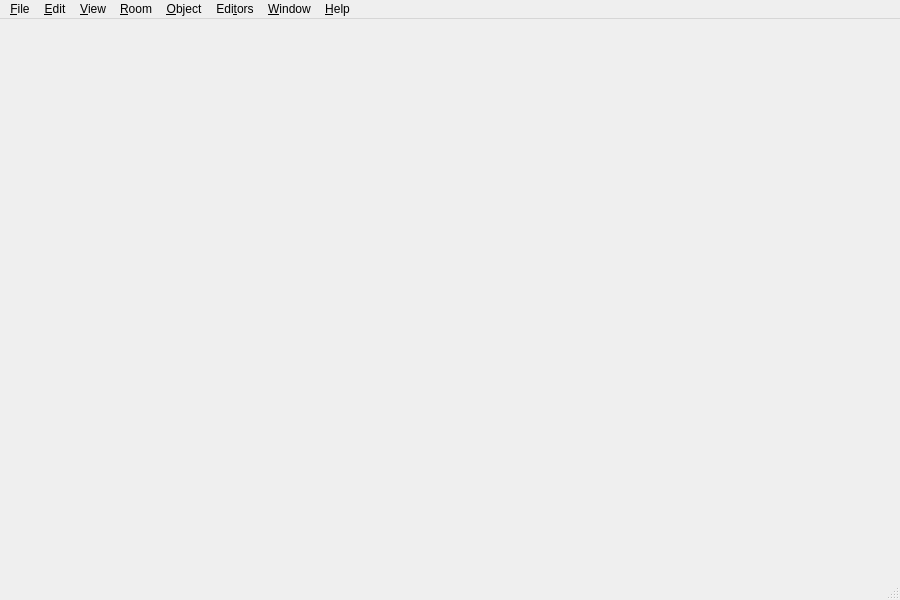
<?xml version="1.0" encoding="UTF-8"?>
<ui version="4.0">
 <class>MainWindow</class>
 <widget class="QMainWindow" name="MainWindow">
  <property name="geometry">
   <rect>
    <x>0</x>
    <y>0</y>
    <width>900</width>
    <height>600</height>
   </rect>
  </property>
  <property name="windowTitle">
   <string>MainWindow</string>
  </property>
  <widget class="QWidget" name="centralwidget"/>
  <widget class="QMenuBar" name="menubar">
   <property name="geometry">
    <rect>
     <x>0</x>
     <y>0</y>
     <width>900</width>
     <height>22</height>
    </rect>
   </property>
   <widget class="QMenu" name="menuFile">
    <property name="title">
     <string>&amp;File</string>
    </property>
    <addaction name="ID_FILE_NEW"/>
    <addaction name="ID_FILE_OPEN"/>
    <addaction name="ID_FILE_SAVE"/>
    <addaction name="ID_FILE_SAVE_AS"/>
    <addaction name="separator"/>
    <addaction name="ID_FILE_LEVEL_INFO"/>
    <addaction name="ID_FILE_SAVEGOALTEXT"/>
    <addaction name="ID_FILE_STATS"/>
    <addaction name="ID_FILE_VERIFY_LEVEL"/>
    <addaction name="ID_FILE_FIXCRACKS"/>
    <addaction name="ID_FILE_REMOVEEXTRAPOINTS"/>
    <addaction name="ID_FILE_FIXDEGENERATEFACES"/>
    <addaction name="ID_FILE_REMOVEDUPLICATEFACESFROMCURRENTROOM"/>
    <addaction name="ID_FILE_LEVELPROPS"/>
    <addaction name="separator"/>
    <addaction name="ID_FILE_IMPORT_ROOM"/>
    <addaction name="separator"/>
    <addaction name="ID_FILE_PLAY640X480"/>
    <addaction name="ID_FILE_LEAVE_EDITOR"/>
    <addaction name="separator"/>
    <addaction name="ID_FILE_AUTOSAVE"/>
    <addaction name="ID_FILE_RESTOREGAMESTATE"/>
    <addaction name="ID_FILE_INFORMATION"/>
    <addaction name="ID_FILE_CHECKMINE"/>
    <addaction name="separator"/>
    <addaction name="ID_FILE_PRINT"/>
    <addaction name="ID_FILE_PRINT_PREVIEW"/>
    <addaction name="ID_FILE_PRINT_SETUP"/>
    <addaction name="separator"/>
    <addaction name="ID_FILE_PREFERENCES"/>
    <addaction name="separator"/>
    <addaction name="ID_FILE_MRU_FILE1"/>
    <addaction name="separator"/>
    <addaction name="ID_APP_EXIT"/>
   </widget>
   <widget class="QMenu" name="menuEdit">
    <property name="title">
     <string>&amp;Edit</string>
    </property>
    <addaction name="ID_EDIT_UNDO"/>
    <addaction name="separator"/>
    <addaction name="ID_EDIT_CUT"/>
    <addaction name="ID_EDIT_COPY"/>
    <addaction name="ID_EDIT_PLACE"/>
    <addaction name="ID_EDIT_PLACE_TERRAIN"/>
    <addaction name="ID_EDIT_ATTACH"/>
    <addaction name="ID_EDIT_DELETE"/>
    <addaction name="separator"/>
    <addaction name="ID_EDIT_LOADSCRAP"/>
    <addaction name="ID_EDIT_SAVESCRAP"/>
    <addaction name="separator"/>
    <addaction name="ID_EDIT_ADDSELECT"/>
    <addaction name="ID_EDIT_REMOVESELECT"/>
    <addaction name="ID_EDIT_SELECTATTACHED"/>
    <addaction name="ID_EDIT_CLEARSELECTED"/>
   </widget>
   <widget class="QMenu" name="menuView">
    <property name="title">
     <string>&amp;View</string>
    </property>
    <addaction name="ID_VIEW_TOOLBAR"/>
    <addaction name="ID_VIEW_KEYPAD_TOGGLE"/>
    <addaction name="ID_VIEW_TEXTUREMINE"/>
    <addaction name="ID_VIEW_WIREFRAMEMINE"/>
    <addaction name="ID_VIEW_SHOWOBJECTSINWIREFRAMEVIEW"/>
    <addaction name="separator"/>
    <addaction name="ID_VIEW_CENTERONCUBE"/>
    <addaction name="ID_VIEW_CENTERONOBJECT"/>
    <addaction name="ID_VIEW_CENTERONMINE"/>
    <addaction name="ID_VIEW_RESETVIEWRADIUS"/>
    <addaction name="separator"/>
    <addaction name="ID_VIEW_MOVECAMERATOSELECTEDROOM"/>
    <addaction name="ID_VIEW_MOVECAMERATOSELECTEDFACE"/>
    <addaction name="ID_VIEW_MOVECAMERATOCURRENTOBJECT"/>
    <addaction name="ID_VIEW_FLIP"/>
    <addaction name="separator"/>
    <addaction name="ID_VIEW_SHOWVIEWERFORWARDVECTOR"/>
    <addaction name="separator"/>
    <addaction name="ID_MINE_VIEW"/>
    <addaction name="ID_TERRAIN_VIEW"/>
    <addaction name="ID_ROOM_VIEW"/>
    <addaction name="separator"/>
    <addaction name="ID_VIEW_NEXTVIEWER"/>
    <addaction name="ID_VIEW_NEWVIEWER"/>
    <addaction name="ID_VIEW_DELETEVIEWER"/>
    <addaction name="separator"/>
    <addaction name="ID_VIEW_VIEWPROP"/>
   </widget>
   <widget class="QMenu" name="menuRoom">
    <property name="title">
     <string>&amp;Room</string>
    </property>
    <addaction name="ID_ROOM_ADD"/>
    <addaction name="separator"/>
    <addaction name="ID_ROOM_DELETE"/>
    <addaction name="ID_ROOM_DELETEFACE"/>
    <addaction name="ID_ROOM_DELETEPORTAL"/>
    <addaction name="ID_ROOM_DELETEVERT"/>
    <addaction name="ID_ROOM_DELETECONNECTEDFACES"/>
    <addaction name="separator"/>
    <addaction name="ID_ROOM_PLACEROOM"/>
    <addaction name="ID_ROOM_PLACETERRAINROOM"/>
    <addaction name="ID_ROOM_ROTATEPLACEDROOM45DEGREES"/>
    <addaction name="ID_ROOM_SNAPPLACEDROOM"/>
    <addaction name="ID_ROOM_ATTACHROOM"/>
    <addaction name="ID_ROOM_UNPLACEROOM"/>
    <addaction name="ID_ROOM_DROPROOM"/>
    <addaction name="separator"/>
    <addaction name="ID_ROOM_MARK"/>
    <addaction name="ID_ROOM_SWAPMAKEDANDCURRENTROOMFACE"/>
    <addaction name="separator"/>
    <addaction name="ID_ROOM_SELECTBYNUMBER"/>
    <addaction name="separator"/>
    <addaction name="ID_ROOM_SAVECURRENTROOM"/>
    <addaction name="ID_ROOM_RENAMEROOM"/>
    <addaction name="separator"/>
    <addaction name="ID_ROOM_BUILDBRIDGE"/>
    <addaction name="ID_ROOM_BUILDSMOOTHBRIDGE"/>
    <addaction name="ID_ROOM_JOINROOMS"/>
    <addaction name="ID_ROOM_JOINROOMSEXACT"/>
    <addaction name="ID_ROOM_JOIN_ADJACENT_FACES"/>
    <addaction name="ID_ROOM_COMBINE"/>
    <addaction name="ID_ROOM_LINKTONEWEXTERNAL"/>
    <addaction name="ID_ROOM_MERGEOBJECTINTOROOM"/>
    <addaction name="separator"/>
    <addaction name="ID_ROOM_STARTNEWFACE"/>
    <addaction name="ID_ROOM_ADDVERTTONEWFACE"/>
    <addaction name="ID_ROOM_FINISHNEWFACE"/>
    <addaction name="separator"/>
    <addaction name="ID_ROOM_SNAPPOINTTOEDGE"/>
    <addaction name="ID_ROOM_SNAPPOINTTOPOINT"/>
    <addaction name="ID_ROOM_SNAPPOINTTOFACE"/>
    <addaction name="ID_ROOM_UNDOSNAP"/>
    <addaction name="separator"/>
    <addaction name="ID_ROOM_SETCENTERFROMVIEWER"/>
    <addaction name="ID_ROOM_CLEARCENTERPOINT"/>
    <addaction name="separator"/>
    <addaction name="ID_ROOM_NEXTFACE"/>
    <addaction name="ID_ROOM_PREVIOUSFACE"/>
    <addaction name="ID_ROOM_SELECTFACEBYNUMBER"/>
    <widget class="QMenu" name="menuFaceEditing">
     <property name="title">
      <string>Face Editing</string>
     </property>
     <addaction name="ID_ROOM_FACE_ADDVERTTOEDGE"/>
     <addaction name="ID_ROOM_FACE_DELETEVERTONEDGE"/>
     <addaction name="ID_ROOM_FACE_MOVEVERTONEDGE"/>
     <addaction name="ID_ROOM_FACE_SPLITFACE"/>
     <addaction name="ID_ROOM_SPLITFACE"/>
    </widget>
    <addaction name="menuFaceEditing"/>
    <addaction name="separator"/>
    <addaction name="ID_ROOM_GRABTEXTURE"/>
    <addaction name="ID_ROOM_PROPAGATETOALL"/>
    <addaction name="ID_ROOM_PROPAGATETOADJACENTCOPLANARFACES"/>
   </widget>
   <widget class="QMenu" name="menuObject">
    <property name="title">
     <string>&amp;Object</string>
    </property>
    <addaction name="ID_OBJECT_PLACEOBJECT"/>
    <addaction name="ID_OBJECT_DELETEOBJECT"/>
    <addaction name="ID_OBJECT_MOVEPLAYER"/>
    <addaction name="ID_OBJECT_PLACECAMERAATVIEWER"/>
    <addaction name="ID_OBJECT_PLACECAMERAATCURRENTFACE"/>
    <addaction name="ID_OBJECT_SETCAMERAFROMVIEWER"/>
    <addaction name="ID_OBJECT_SETVIEWERFROMCAMERA"/>
    <addaction name="ID_OBJECT_SELECTBYNUMBER"/>
    <addaction name="ID_OBJECT_PLACESOUNDSOURCEATVIEWER"/>
    <addaction name="ID_OBJECT_PLACEWAYPOINTATVIEWER"/>
   </widget>
   <widget class="QMenu" name="menuEditors">
    <property name="title">
     <string>Edi&amp;tors</string>
    </property>
    <addaction name="ID_TOOLS_WORLD_TEXTURES"/>
    <addaction name="ID_EDITORS_MEGACELLS"/>
    <addaction name="ID_TOOLS_WORLD_OBJECTS_ROBOTS"/>
    <addaction name="ID_TOOLS_WORLD_OBJECTS_POWERUPS"/>
    <addaction name="ID_TOOLS_WORLD_OBJECTS_BUILDINGS"/>
    <addaction name="ID_TOOLS_WORLD_OBJECTS_CLUTTER"/>
    <addaction name="ID_TOOLS_WORLD_OBJECTS_PLAYER"/>
    <addaction name="ID_TOOLS_WORLD_WEAPONS"/>
    <addaction name="ID_TOOLS_WORLD_OBJECTS_DOOR"/>
    <addaction name="ID_TOOLS_WORLD_OBJECTS_SOUND"/>
    <addaction name="ID_TOOLS_WORLD_OBJECTS_LIGHTS"/>
    <addaction name="ID_EDITORS_AMBIENTSOUNDS"/>
    <addaction name="ID_SCRIPT_LEVEL_INTERFACE"/>
    <addaction name="ID_EDITORS_FILES"/>
    <addaction name="ID_EDITORS_AIPROPERTIES"/>
    <addaction name="separator"/>
    <addaction name="IDD_REORDER_PAGES"/>
    <addaction name="IDD_SHOW_ALL_CHECKED_OUT"/>
    <addaction name="IDD_ORPHANHUNTER"/>
    <addaction name="separator"/>
    <addaction name="IDM_IMPORT_BITMAP"/>
    <addaction name="ID_HOTSPOT_TGA"/>
    <addaction name="separator"/>
    <addaction name="ID_BRIEFING_EDITOR"/>
    <addaction name="ID_SUBEDITORS_FONT"/>
    <addaction name="ID_SUBEDITORS_HOGMAKER"/>
    <addaction name="ID_SUBEDITORS_TABLEFILEEDIT"/>
    <addaction name="ID_SUBEDITORS_TABLEFILEFILTER"/>
    <addaction name="ID_EDITORS_DALLAS"/>
   </widget>
   <widget class="QMenu" name="menuWindow">
    <property name="title">
     <string>&amp;Window</string>
    </property>
    <addaction name="ID_WINDOW_TILE"/>
    <addaction name="ID_WINDOW_CASCADE"/>
   </widget>
   <widget class="QMenu" name="menuHelp">
    <property name="title">
     <string>&amp;Help</string>
    </property>
    <addaction name="ID_D3HELP"/>
    <addaction name="ID_APP_ABOUT"/>
   </widget>
   <addaction name="menuFile"/>
   <addaction name="menuEdit"/>
   <addaction name="menuView"/>
   <addaction name="menuRoom"/>
   <addaction name="menuObject"/>
   <addaction name="menuEditors"/>
   <addaction name="menuWindow"/>
   <addaction name="menuHelp"/>
  </widget>
  <widget class="QStatusBar" name="statusbar"/>
  <action name="IDD_ORPHANHUNTER">
   <property name="text">
    <string>Orphan Hunter</string>
   </property>
  </action>
  <action name="IDD_REORDER_PAGES">
   <property name="text">
    <string>Reorder Net Pages</string>
   </property>
  </action>
  <action name="IDD_SHOW_ALL_CHECKED_OUT">
   <property name="text">
    <string>Show All Pages Checked Out</string>
   </property>
  </action>
  <action name="IDM_IMPORT_BITMAP">
   <property name="text">
    <string>Bitmap/Animation Converter...</string>
   </property>
  </action>
  <action name="ID_APP_ABOUT">
   <property name="text">
    <string>&amp;About editor...</string>
   </property>
  </action>
  <action name="ID_APP_EXIT">
   <property name="text">
    <string>E&amp;xit</string>
   </property>
   <property name="shortcut">
    <string>Alt+X</string>
   </property>
  </action>
  <action name="ID_BRIEFING_EDITOR">
   <property name="text">
    <string>Briefing Editor...</string>
   </property>
  </action>
  <action name="ID_BUTTON_LIGHTING">
   <property name="text">
    <string>ID_BUTTON_LIGHTING</string>
   </property>
  </action>
  <action name="ID_BUTTON_OUTLINE">
   <property name="text">
    <string>ID_BUTTON_OUTLINE</string>
   </property>
  </action>
  <action name="ID_BUTTON_WINDOWSELECTION">
   <property name="text">
    <string>ID_BUTTON_WINDOWSELECTION</string>
   </property>
  </action>
  <action name="ID_D3HELP">
   <property name="text">
    <string>Help on D3 Editor</string>
   </property>
  </action>
  <action name="ID_EDITORS_AIPROPERTIES">
   <property name="text">
    <string>AI Properties...</string>
   </property>
  </action>
  <action name="ID_EDITORS_AMBIENTSOUNDS">
   <property name="text">
    <string>Ambient Sounds...</string>
   </property>
  </action>
  <action name="ID_EDITORS_DALLAS">
   <property name="text">
    <string>Dallas Graphical Script Editor...</string>
   </property>
  </action>
  <action name="ID_EDITORS_FILES">
   <property name="text">
    <string>Files...</string>
   </property>
  </action>
  <action name="ID_EDITORS_MEGACELLS">
   <property name="text">
    <string>Megacells...</string>
   </property>
  </action>
  <action name="ID_EDIT_ADDSELECT">
   <property name="text">
    <string>Add Current Room to Selected List</string>
   </property>
  </action>
  <action name="ID_EDIT_ATTACH">
   <property name="text">
    <string>&amp;Attach</string>
   </property>
  </action>
  <action name="ID_EDIT_CLEARSELECTED">
   <property name="text">
    <string>Clear Selected List</string>
   </property>
  </action>
  <action name="ID_EDIT_COPY">
   <property name="text">
    <string>&amp;Copy</string>
   </property>
   <property name="shortcut">
    <string>Ctrl+Ins</string>
   </property>
  </action>
  <action name="ID_EDIT_CUT">
   <property name="text">
    <string>Cu&amp;t</string>
   </property>
   <property name="shortcut">
    <string>Shift+Del</string>
   </property>
  </action>
  <action name="ID_EDIT_DELETE">
   <property name="text">
    <string>&amp;Delete</string>
   </property>
  </action>
  <action name="ID_EDIT_LOADSCRAP">
   <property name="text">
    <string>Load Scrap from Disk</string>
   </property>
  </action>
  <action name="ID_EDIT_PASTE">
   <property name="text">
    <string>&amp;Paste</string>
   </property>
   <property name="shortcut">
    <string>Shift+Ins</string>
   </property>
  </action>
  <action name="ID_EDIT_PLACE">
    <property name="text">
     <string>&amp;Place in Mine</string>
    </property>
   </action>
  <action name="ID_EDIT_PLACE_TERRAIN">
   <property name="text">
    <string>&amp;Place on Terrain</string>
   </property>
  </action>
  <action name="ID_EDIT_REMOVESELECT">
   <property name="text">
    <string>Remove Current Room from Selected List</string>
   </property>
  </action>
  <action name="ID_EDIT_SAVESCRAP">
   <property name="text">
    <string>Save Scrap to Disk</string>
   </property>
  </action>
  <action name="ID_EDIT_SELECTATTACHED">
   <property name="text">
    <string>Select All Rooms Attached to Current Room</string>
   </property>
  </action>
  <action name="ID_EDIT_UNDO">
   <property name="text">
    <string>&amp;Undo</string>
   </property>
   <property name="shortcut">
    <string>Alt+Backspace</string>
   </property>
  </action>
  <action name="ID_FILE_AUTOSAVE">
   <property name="text">
    <string>Autosave</string>
   </property>
   <property name="checkable">
    <bool>true</bool>
   </property>
  </action>
  <action name="ID_FILE_CHECKMINE">
   <property name="text">
    <string>&amp;Check Mine</string>
   </property>
  </action>
  <action name="ID_FILE_FIXCRACKS">
   <property name="text">
    <string>Fix Level Cracks</string>
   </property>
  </action>
  <action name="ID_FILE_FIXDEGENERATEFACES">
   <property name="text">
    <string>Fix/Remove Degenerate Faces</string>
   </property>
  </action>
  <action name="ID_FILE_IMPORT_ROOM">
   <property name="text">
    <string>Import 3DSMax Room</string>
   </property>
  </action>
  <action name="ID_FILE_INFORMATION">
   <property name="text">
    <string>&amp;Information</string>
   </property>
   <property name="shortcut">
    <string>Alt+I</string>
   </property>
  </action>
  <action name="ID_FILE_LEAVE_EDITOR">
   <property name="text">
    <string>Go to main menu...</string>
   </property>
  </action>
  <action name="ID_FILE_LEVELPROPS">
   <property name="text">
    <string>Set Selected Room(s) Properties</string>
   </property>
  </action>
  <action name="ID_FILE_LEVEL_INFO">
   <property name="text">
    <string>Edit Level Info...</string>
   </property>
  </action>
  <action name="ID_FILE_MRU_FILE1">
   <property name="text">
    <string>Recent File</string>
   </property>
   <property name="enabled">
    <bool>false</bool>
   </property>
  </action>
  <action name="ID_FILE_NEW">
   <property name="text">
    <string>&amp;New</string>
   </property>
   <property name="shortcut">
    <string>Ctrl+N</string>
   </property>
  </action>
  <action name="ID_FILE_OPEN">
   <property name="text">
    <string>&amp;Open...</string>
   </property>
   <property name="shortcut">
    <string>Ctrl+O</string>
   </property>
  </action>
  <action name="ID_FILE_PLAY640X480">
   <property name="text">
    <string>&amp;Play in 640 x 480</string>
   </property>
   <property name="shortcut">
    <string>Alt+P</string>
   </property>
  </action>
  <action name="ID_FILE_PREFERENCES">
   <property name="text">
    <string>Preferences</string>
   </property>
  </action>
  <action name="ID_FILE_PRINT">
   <property name="text">
    <string>&amp;Print...</string>
   </property>
   <property name="shortcut">
    <string>Ctrl+P</string>
   </property>
  </action>
  <action name="ID_FILE_PRINT_PREVIEW">
   <property name="text">
    <string>Print Pre&amp;view</string>
   </property>
  </action>
  <action name="ID_FILE_PRINT_SETUP">
    <property name="text">
     <string>P&amp;rint Setup...</string>
    </property>
   </action>
  <action name="ID_FILE_REMOVEDUPLICATEFACESFROMCURRENTROOM">
   <property name="text">
    <string>Remove Duplicate Faces from Current Room</string>
   </property>
  </action>
  <action name="ID_FILE_REMOVEEXTRAPOINTS">
   <property name="text">
    <string>Remove Extra Points</string>
   </property>
  </action>
  <action name="ID_FILE_RESTOREGAMESTATE">
   <property name="text">
    <string>Restore Gamestate</string>
   </property>
  </action>
  <action name="ID_FILE_SAVE">
   <property name="text">
    <string>&amp;Save</string>
   </property>
   <property name="shortcut">
    <string>Ctrl+S</string>
   </property>
  </action>
  <action name="ID_FILE_SAVEGOALTEXT">
   <property name="text">
    <string>Save Goal Text to File</string>
   </property>
  </action>
  <action name="ID_FILE_SAVE_AS">
   <property name="text">
    <string>Save &amp;As...</string>
   </property>
  </action>
  <action name="ID_FILE_SAVE_COPY_AS">
   <property name="text">
    <string>Save Copy &amp;As...</string>
   </property>
  </action>
  <action name="ID_FILE_STATS">
   <property name="text">
    <string>Show Level Stats</string>
   </property>
  </action>
  <action name="ID_FILE_UPDATE">
   <property name="text">
    <string>&amp;Update</string>
   </property>
   <property name="shortcut">
    <string>Ctrl+S</string>
   </property>
  </action>
  <action name="ID_FILE_VERIFY_LEVEL">
   <property name="text">
    <string>Verify Level</string>
   </property>
  </action>
  <action name="ID_HOTSPOT_TGA">
   <property name="text">
    <string>HotSpot TGA Extractor...</string>
   </property>
  </action>
  <action name="ID_MINE_VIEW">
   <property name="text">
    <string>Mine View</string>
   </property>
   <property name="shortcut">
    <string>F2</string>
   </property>
  </action>
  <action name="ID_OBJBUTTON">
   <property name="text">
    <string>ID_OBJBUTTON</string>
   </property>
  </action>
  <action name="ID_OBJECT_DELETEOBJECT">
   <property name="text">
    <string>Delete Object</string>
   </property>
   <property name="shortcut">
    <string>Del</string>
   </property>
  </action>
  <action name="ID_OBJECT_MOVEPLAYER">
   <property name="text">
    <string>Move Player 0 to Viewer</string>
   </property>
  </action>
  <action name="ID_OBJECT_PLACECAMERAATCURRENTFACE">
   <property name="text">
    <string>Create New Camera at Current Face</string>
   </property>
  </action>
  <action name="ID_OBJECT_PLACECAMERAATVIEWER">
   <property name="text">
    <string>Create New Camera at Viewer</string>
   </property>
  </action>
  <action name="ID_OBJECT_PLACEOBJECT">
   <property name="text">
    <string>Place Object</string>
   </property>
   <property name="shortcut">
    <string>Ins</string>
   </property>
  </action>
  <action name="ID_OBJECT_PLACESOUNDSOURCEATVIEWER">
   <property name="text">
    <string>Create SoundSource at Viewer</string>
   </property>
  </action>
  <action name="ID_OBJECT_PLACEWAYPOINTATVIEWER">
   <property name="text">
    <string>Place Waypoint at Viewer</string>
   </property>
  </action>
  <action name="ID_OBJECT_SELECTBYNUMBER">
   <property name="text">
    <string>Select Object By Number</string>
   </property>
  </action>
  <action name="ID_OBJECT_SETCAMERAFROMVIEWER">
   <property name="text">
    <string>Move Camera to Viewer</string>
   </property>
  </action>
  <action name="ID_OBJECT_SETVIEWERFROMCAMERA">
   <property name="text">
    <string>Move Viewer to Camera</string>
   </property>
  </action>
  <action name="ID_OSIRISCOMPILE">
   <property name="text">
    <string>ID_OSIRISCOMPILE</string>
   </property>
  </action>
  <action name="ID_REINIT_OPENGL">
   <property name="text">
    <string>ID_REINIT_OPENGL</string>
   </property>
  </action>
  <action name="ID_ROOM_ADD">
   <property name="text">
    <string>&amp;Add Room at Current Face</string>
   </property>
   <property name="shortcut">
    <string>Shift+A</string>
   </property>
  </action>
  <action name="ID_ROOM_ADDVERTTONEWFACE">
   <property name="text">
    <string>Add Vert to New Face</string>
   </property>
   <property name="shortcut">
    <string>Shift+V</string>
   </property>
  </action>
  <action name="ID_ROOM_ATTACHROOM">
   <property name="text">
    <string>Attach Room</string>
   </property>
  </action>
  <action name="ID_ROOM_BUILDBRIDGE">
   <property name="text">
    <string>&amp;Build Bridge</string>
   </property>
  </action>
  <action name="ID_ROOM_BUILDSMOOTHBRIDGE">
   <property name="text">
    <string>Build Smooth Bridge</string>
   </property>
   <property name="shortcut">
    <string>Ctrl+B</string>
   </property>
  </action>
  <action name="ID_ROOM_CLEARCENTERPOINT">
   <property name="text">
    <string>Clear Center Point</string>
   </property>
  </action>
  <action name="ID_ROOM_COMBINE">
   <property name="text">
    <string>Combine Rooms</string>
   </property>
  </action>
  <action name="ID_ROOM_DELETE">
   <property name="text">
    <string>Delete Current Room</string>
   </property>
  </action>
  <action name="ID_ROOM_DELETECONNECTEDFACES">
   <property name="text">
    <string>Delete Connected Faces</string>
   </property>
  </action>
  <action name="ID_ROOM_DELETEFACE">
   <property name="text">
    <string>Delete Current Face</string>
   </property>
  </action>
  <action name="ID_ROOM_DELETEPORTAL">
   <property name="text">
    <string>Delete Current Portal</string>
   </property>
  </action>
  <action name="ID_ROOM_DELETEVERT">
   <property name="text">
    <string>Delete Current Vert From Face</string>
   </property>
  </action>
  <action name="ID_ROOM_DROPROOM">
   <property name="text">
    <string>Drop Room</string>
   </property>
  </action>
  <action name="ID_ROOM_FACE_ADDVERTTOEDGE">
   <property name="text">
    <string>Add Vert To Edge</string>
   </property>
  </action>
  <action name="ID_ROOM_FACE_DELETEVERTONEDGE">
   <property name="text">
    <string>Delete Vert on Edge</string>
   </property>
  </action>
  <action name="ID_ROOM_FACE_MOVEVERTONEDGE">
   <property name="text">
    <string>Move Vert on Edge</string>
   </property>
  </action>
  <action name="ID_ROOM_FACE_SPLITFACE">
   <property name="text">
    <string>Split Face</string>
   </property>
  </action>
  <action name="ID_ROOM_FINISHNEWFACE">
   <property name="text">
    <string>Add Last Point to New Face (Finish Face)</string>
   </property>
  </action>
  <action name="ID_ROOM_GRABTEXTURE">
   <property name="text">
    <string>Grab Texture</string>
   </property>
   <property name="shortcut">
    <string>G</string>
   </property>
  </action>
  <action name="ID_ROOM_JOINROOMS">
   <property name="text">
    <string>Join Rooms</string>
   </property>
  </action>
  <action name="ID_ROOM_JOINROOMSEXACT">
   <property name="text">
    <string>Join Rooms Exact</string>
   </property>
  </action>
  <action name="ID_ROOM_JOIN_ADJACENT_FACES">
   <property name="text">
    <string>Join Adjacent Faces</string>
   </property>
  </action>
  <action name="ID_ROOM_LINKTONEWEXTERNAL">
   <property name="text">
    <string>Link Room to New External Room</string>
   </property>
  </action>
  <action name="ID_ROOM_MARK">
   <property name="text">
    <string>&amp;Mark Room/Face</string>
   </property>
   <property name="shortcut">
    <string>Ctrl+M</string>
   </property>
  </action>
  <action name="ID_ROOM_MERGEOBJECTINTOROOM">
   <property name="text">
    <string>Merge Object into Room</string>
   </property>
  </action>
  <action name="ID_ROOM_NEXTFACE">
   <property name="text">
    <string>Next Face</string>
   </property>
   <property name="shortcut">
    <string>F</string>
   </property>
  </action>
  <action name="ID_ROOM_PLACEROOM">
   <property name="text">
    <string>Place Room at Current Room</string>
   </property>
  </action>
  <action name="ID_ROOM_PLACETERRAINROOM">
   <property name="text">
    <string>Place Room at Current Terrain Cell</string>
   </property>
  </action>
  <action name="ID_ROOM_PREVIOUSFACE">
   <property name="text">
    <string>Previous Face</string>
   </property>
   <property name="shortcut">
    <string>Shift+F</string>
   </property>
  </action>
  <action name="ID_ROOM_PROPAGATETOADJACENTCOPLANARFACES">
   <property name="text">
    <string>Propagate to Adjacent Coplanar Faces</string>
   </property>
   <property name="shortcut">
    <string>Ctrl+F</string>
   </property>
  </action>
  <action name="ID_ROOM_PROPAGATETOALL">
   <property name="text">
    <string>Propagate to All Faces in Room</string>
   </property>
   <property name="shortcut">
    <string>Shift+R</string>
   </property>
  </action>
  <action name="ID_ROOM_RENAMEROOM">
   <property name="text">
    <string>Rename Room</string>
   </property>
   <property name="shortcut">
    <string>Ctrl+R</string>
   </property>
  </action>
  <action name="ID_ROOM_ROTATEPLACEDROOM45DEGREES">
   <property name="text">
    <string>Rotate Placed Room 45 Degrees</string>
   </property>
  </action>
  <action name="ID_ROOM_SAVECURRENTROOM">
   <property name="text">
    <string>Save Current Room</string>
   </property>
  </action>
  <action name="ID_ROOM_SELECTBYNUMBER">
   <property name="text">
    <string>Select Room by Number</string>
   </property>
  </action>
  <action name="ID_ROOM_SELECTFACEBYNUMBER">
   <property name="text">
    <string>Select Face by Number</string>
   </property>
  </action>
  <action name="ID_ROOM_SETCENTERFROMVIEWER">
   <property name="text">
    <string>Set Room Center from Viewer</string>
   </property>
  </action>
  <action name="ID_ROOM_SNAPPLACEDROOM">
   <property name="text">
    <string>Snap Placed Room</string>
   </property>
  </action>
  <action name="ID_ROOM_SNAPPOINTTOEDGE">
   <property name="text">
    <string>Snap Point to Edge</string>
   </property>
  </action>
  <action name="ID_ROOM_SNAPPOINTTOFACE">
   <property name="text">
    <string>Snap Point to Face</string>
   </property>
  </action>
  <action name="ID_ROOM_SNAPPOINTTOPOINT">
   <property name="text">
    <string>Snap Point to Point</string>
   </property>
  </action>
  <action name="ID_ROOM_SPLITFACE">
   <property name="text">
    <string>Triangulate face</string>
   </property>
  </action>
  <action name="ID_ROOM_STARTNEWFACE">
   <property name="text">
    <string>Add First Point to New Face (Start Face)</string>
   </property>
  </action>
  <action name="ID_ROOM_SWAPMAKEDANDCURRENTROOMFACE">
   <property name="text">
    <string>Swap Marked and Current Room/Face</string>
   </property>
  </action>
  <action name="ID_ROOM_UNDOSNAP">
   <property name="text">
    <string>Undo Snap</string>
   </property>
  </action>
  <action name="ID_ROOM_UNPLACEROOM">
   <property name="text">
    <string>Un-place Room/Group/Door</string>
   </property>
  </action>
  <action name="ID_ROOM_VIEW">
   <property name="text">
    <string>Room View</string>
   </property>
   <property name="shortcut">
    <string>F4</string>
   </property>
  </action>
  <action name="ID_SCRIPT_LEVEL_INTERFACE">
   <property name="text">
    <string>Levels and Scripts...</string>
   </property>
  </action>
  <action name="ID_SUBEDITORS_FONT">
   <property name="text">
    <string>Font Editor...</string>
   </property>
   </action>
  <action name="ID_SUBEDITORS_HOGMAKER">
   <property name="text">
    <string>Hog Maker...</string>
   </property>
  </action>
  <action name="ID_SUBEDITORS_TABLEFILEEDIT">
   <property name="text">
    <string>Table File Text Editor...</string>
   </property>
  </action>
  <action name="ID_SUBEDITORS_TABLEFILEFILTER">
   <property name="text">
    <string>Table File Filter...</string>
   </property>
  </action>
  <action name="ID_TABLEEDIT_FILE_EXIT">
   <property name="text">
    <string>&amp;Exit</string>
   </property>
  </action>
  <action name="ID_TABLEEDIT_FILE_LOAD">
   <property name="text">
    <string>&amp;Load...</string>
   </property>
  </action>
  <action name="ID_TABLEEDIT_FILE_SAVE">
   <property name="text">
    <string>&amp;Save</string>
   </property>
  </action>
  <action name="ID_TABLEEDIT_FILE_SAVE_AS">
   <property name="text">
    <string>S&amp;ave as...</string>
   </property>
  </action>
  <action name="ID_TABLEFILTER_FILE_EXIT">
   <property name="text">
    <string>Exit</string>
   </property>
  </action>
  <action name="ID_TABLEFILTER_FILE_LOAD">
   <property name="text">
    <string>Load...</string>
   </property>
  </action>
  <action name="ID_TABLEFILTER_FILE_NEW">
   <property name="text">
    <string>New</string>
   </property>
  </action>
  <action name="ID_TABLEFILTER_FILE_SAVE">
   <property name="text">
    <string>Save</string>
   </property>
  </action>
  <action name="ID_TABLEFILTER_FILE_SAVEAS">
    <property name="text">
     <string>Save as...</string>
    </property>
   </action>
  <action name="ID_TERRAIN_SELECT_RANGE">
   <property name="text">
    <string>Select Range...</string>
   </property>
  </action>
  <action name="ID_TERRAIN_SOUNDS">
   <property name="text">
    <string>Sounds...</string>
   </property>
  </action>
  <action name="ID_TERRAIN_VIEW">
   <property name="text">
    <string>Terrain View</string>
   </property>
   <property name="shortcut">
    <string>F3</string>
   </property>
  </action>
  <action name="ID_TOOLS_WORLD_OBJECTS_BUILDINGS">
   <property name="text">
    <string>Buildings...</string>
   </property>
  </action>
  <action name="ID_TOOLS_WORLD_OBJECTS_CLUTTER">
   <property name="text">
    <string>Clutter...</string>
   </property>
  </action>
  <action name="ID_TOOLS_WORLD_OBJECTS_DOOR">
   <property name="text">
    <string>Doors...</string>
   </property>
  </action>
  <action name="ID_TOOLS_WORLD_OBJECTS_LIGHTS">
   <property name="text">
    <string>Lights...</string>
   </property>
  </action>
  <action name="ID_TOOLS_WORLD_OBJECTS_PLAYER">
   <property name="text">
    <string>Player Ships...</string>
   </property>
  </action>
  <action name="ID_TOOLS_WORLD_OBJECTS_POWERUPS">
   <property name="text">
    <string>Powerups...</string>
   </property>
  </action>
  <action name="ID_TOOLS_WORLD_OBJECTS_ROBOTS">
   <property name="text">
    <string>Robots...</string>
   </property>
  </action>
  <action name="ID_TOOLS_WORLD_OBJECTS_SOUND">
   <property name="text">
    <string>Sounds...</string>
   </property>
  </action>
  <action name="ID_TOOLS_WORLD_OBJECTS_TEXTURES"/>
  <action name="ID_TOOLS_WORLD_TEXTURES">
   <property name="text">
    <string>Textures...</string>
   </property>
  </action>
  <action name="ID_TOOLS_WORLD_WEAPONS">
   <property name="text">
    <string>Weapons...</string>
   </property>
  </action>
  <action name="ID_VIEW_CENTERONCUBE">
   <property name="text">
    <string>Center on Current &amp;Room</string>
   </property>
   <property name="shortcut">
    <string>Home</string>
   </property>
  </action>
  <action name="ID_VIEW_CENTERONMINE">
   <property name="text">
    <string>Center on &amp;Mine Origin</string>
   </property>
  </action>
  <action name="ID_VIEW_CENTERONOBJECT">
   <property name="text">
    <string>Center on Current &amp;Object</string>
   </property>
  </action>
  <action name="ID_VIEW_DELETEVIEWER">
   <property name="text">
    <string>Delete Viewer</string>
   </property>
  </action>
  <action name="ID_VIEW_FLIP">
   <property name="text">
    <string>Flip Viewer</string>
   </property>
   <property name="shortcut">
    <string>/</string>
   </property>
  </action>
  <action name="ID_VIEW_KEYPAD_TOGGLE">
   <property name="text">    <string>Keypad</string>   </property>   <property name="shortcut">    <string>F10</string>   </property>  </action>
  <action name="ID_VIEW_MOVECAMERATOCURRENTOBJECT">
   <property name="text">
    <string>Move camera to Current Object</string>
   </property>
  </action>
  <action name="ID_VIEW_MOVECAMERATOSELECTEDFACE">
   <property name="text">
    <string>Move camera to &amp;Current Face</string>
    </property>
   <property name="shortcut">
    <string>Shift+C</string>
   </property>
  </action>
  <action name="ID_VIEW_MOVECAMERATOSELECTEDROOM">
   <property name="text">
    <string>Move camera to &amp;Current Room</string>
   </property>
   <property name="shortcut">
    <string>C</string>
   </property>
  </action>
  <action name="ID_VIEW_NEWVIEWER">
   <property name="text">
    <string>New Viewer</string>
   </property>
  </action>
  <action name="ID_VIEW_NEXTVIEWER">
   <property name="text">
    <string>NextViewer</string>
   </property>
  </action>
  <action name="ID_VIEW_RESETVIEWRADIUS">
   <property name="text">
    <string>Reset View Radius</string>
   </property>
  </action>
  <action name="ID_VIEW_SHOWOBJECTSINWIREFRAMEVIEW">
   <property name="text">
    <string>Show objects in Wireframe view</string>
   </property>
  </action>
  <action name="ID_VIEW_SHOWVIEWERFORWARDVECTOR">
   <property name="text">
    <string>Show Viewer Forward Vector</string>
   </property>
  </action>
  <action name="ID_VIEW_STATUS_BAR">
   <property name="text">
    <string>&amp;Status Bar</string>
   </property>
  </action>
  <action name="ID_VIEW_TEXTUREMINE">
   <property name="text">
    <string>Te&amp;xtured view</string>
   </property>
  </action>
  <action name="ID_VIEW_TOOLBAR">
   <property name="text">
    <string>&amp;Toolbar</string>
   </property>
  </action>
  <action name="ID_VIEW_VIEWPROP">
   <property name="text">
    <string>Display Viewer Properties</string>
   </property>
  </action>
  <action name="ID_VIEW_WIREFRAMEMINE">
   <property name="text">
    <string>&amp;Wireframe view</string>
   </property>
  </action>
  <action name="ID_WINDOW_CASCADE">
   <property name="text">
    <string>&amp;Cascade</string>
   </property>
  </action>
  <action name="ID_WINDOW_TILE">
   <property name="text">
    <string>&amp;Tile</string>
   </property>
  </action>
  <action name="ID_ZBUTTON">
   <property name="text">
    <string>ID_ZBUTTON</string>
   </property>
  </action>
 </widget>
 <resources/>
 <connections/>
</ui>
